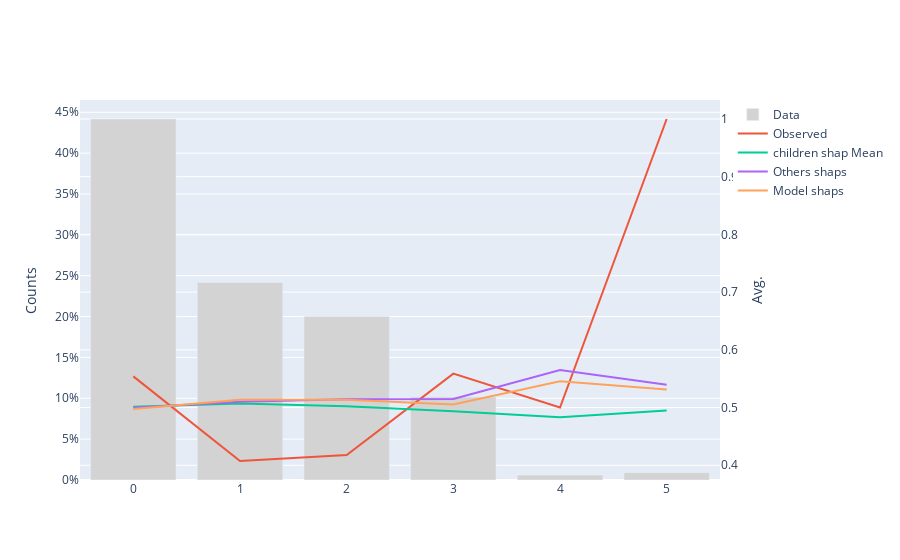

Notebook code for this chart:
### Markdown cell above
## Visualization: partial dependence plots to understand the features

### Code cell
apos_test.visualize_feature(main_feature="children",other_features=None, nbins=10)

### Figure 1 — Plotly figure (JSON) as saved in the notebook; plotly's stock layout.template omitted (floating-point values rounded to 4 significant figures)
{"data": [{"marker": {"color": "lightgray"}, "name": "Data", "type": "bar", "x": ["0", "1", "2", "3", "4", "5"], "y": [0.4418, 0.2418, 0.2, 0.1015, 0.00597, 0.008955], "yaxis": "y"}, {"mode": "lines", "name": "Observed", "type": "scatter", "x": ["0", "1", "2", "3", "4", "5"], "y": [0.5541, 0.4074, 0.4179, 0.5588, 0.5, 1], "yaxis": "y2"}, {"mode": "lines", "name": "children shap Mean", "type": "scatter", "x": ["0", "1", "2", "3", "4", "5"], "y": [0.5012, 0.5068, 0.5022, 0.4935, 0.4833, 0.4948], "yaxis": "y2"}, {"mode": "lines", "name": "Others shaps", "type": "scatter", "x": ["0", "1", "2", "3", "4", "5"], "y": [0.4996, 0.51, 0.5146, 0.5151, 0.5651, 0.5395], "yaxis": "y2"}, {"mode": "lines", "name": "Model shaps", "type": "scatter", "x": ["0", "1", "2", "3", "4", "5"], "y": [0.4975, 0.5136, 0.5136, 0.5054, 0.5454, 0.5313], "yaxis": "y2"}], "layout": {"yaxis": {"side": "left", "tickformat": ".0%", "title": {"text": "Counts"}}, "yaxis2": {"overlaying": "y", "side": "right", "title": {"text": "Avg."}}}}
